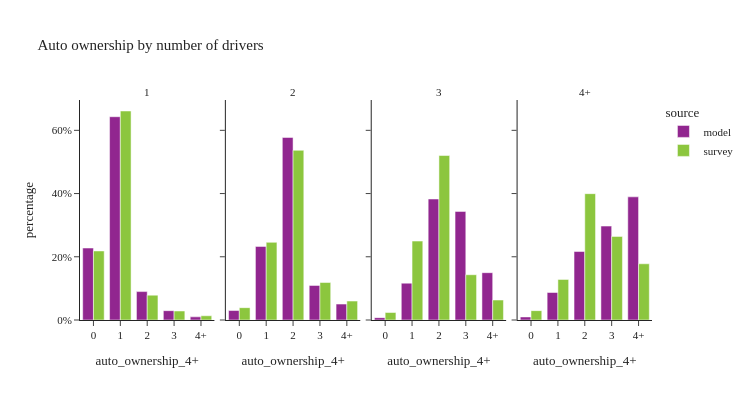

The code cell stored with this chart in its notebook:
### Code cell
util.plot_share_facetbar(hh_data.loc[hh_data['num_drivers_4+']!="0"], 'hh_weight', share_col="auto_ownership_4+", title="Auto ownership by number of drivers", 
                            facet_col="num_drivers_4+", facet_col_wrap=4, height=400, orientation='v')

### Figure 1 — Plotly figure (JSON) as saved in the notebook; plotly's stock layout.template omitted (floating-point values rounded to 4 significant figures)
{"data": [{"alignmentgroup": "True", "customdata": [[119370], [337187], [47124], [15472], [5188]], "hovertemplate": "source=model<br>num_drivers_4+=1<br>auto_ownership_4+=%{x}<br>percentage=%{y}<br>sample_size=%{customdata[0]}<extra></extra>", "legendgroup": "model", "marker": {"color": "#91268F", "pattern": {"shape": ""}}, "name": "model", "offsetgroup": "model", "orientation": "v", "showlegend": true, "textposition": "auto", "type": "bar", "x": ["0", "1", "2", "3", "4+"], "xaxis": "x", "y": [0.2277, 0.6431, 0.08987, 0.02951, 0.009894], "yaxis": "y"}, {"alignmentgroup": "True", "customdata": [[25620], [199008], [493742], [93519], [43029]], "hovertemplate": "source=model<br>num_drivers_4+=2<br>auto_ownership_4+=%{x}<br>percentage=%{y}<br>sample_size=%{customdata[0]}<extra></extra>", "legendgroup": "model", "marker": {"color": "#91268F", "pattern": {"shape": ""}}, "name": "model", "offsetgroup": "model", "orientation": "v", "showlegend": false, "textposition": "auto", "type": "bar", "x": ["0", "1", "2", "3", "4+"], "xaxis": "x2", "y": [0.02997, 0.2328, 0.5775, 0.1094, 0.05033], "yaxis": "y2"}, {"alignmentgroup": "True", "customdata": [[1555], [24217], [79561], [71394], [31111]], "hovertemplate": "source=model<br>num_drivers_4+=3<br>auto_ownership_4+=%{x}<br>percentage=%{y}<br>sample_size=%{customdata[0]}<extra></extra>", "legendgroup": "model", "marker": {"color": "#91268F", "pattern": {"shape": ""}}, "name": "model", "offsetgroup": "model", "orientation": "v", "showlegend": false, "textposition": "auto", "type": "bar", "x": ["0", "1", "2", "3", "4+"], "xaxis": "x3", "y": [0.007482, 0.1165, 0.3828, 0.3435, 0.1497], "yaxis": "y3"}, {"alignmentgroup": "True", "customdata": [[1439], [12941], [32231], [44195], [57959]], "hovertemplate": "source=model<br>num_drivers_4+=4+<br>auto_ownership_4+=%{x}<br>percentage=%{y}<br>sample_size=%{customdata[0]}<extra></extra>", "legendgroup": "model", "marker": {"color": "#91268F", "pattern": {"shape": ""}}, "name": "model", "offsetgroup": "model", "orientation": "v", "showlegend": false, "textposition": "auto", "type": "bar", "x": ["0", "1", "2", "3", "4+"], "xaxis": "x4", "y": [0.009673, 0.08699, 0.2167, 0.2971, 0.3896], "yaxis": "y4"}, {"alignmentgroup": "True", "customdata": [[501], [945], [112], [24], [13]], "hovertemplate": "source=survey<br>num_drivers_4+=1<br>auto_ownership_4+=%{x}<br>percentage=%{y}<br>sample_size=%{customdata[0]}<extra></extra>", "legendgroup": "survey", "marker": {"color": "#8CC63E", "pattern": {"shape": ""}}, "name": "survey", "offsetgroup": "survey", "orientation": "v", "showlegend": true, "textposition": "auto", "type": "bar", "x": ["0", "1", "2", "3", "4+"], "xaxis": "x", "y": [0.2184, 0.6612, 0.0786, 0.02843, 0.01337], "yaxis": "y"}, {"alignmentgroup": "True", "customdata": [[112], [518], [591], [126], [48]], "hovertemplate": "source=survey<br>num_drivers_4+=2<br>auto_ownership_4+=%{x}<br>percentage=%{y}<br>sample_size=%{customdata[0]}<extra></extra>", "legendgroup": "survey", "marker": {"color": "#8CC63E", "pattern": {"shape": ""}}, "name": "survey", "offsetgroup": "survey", "orientation": "v", "showlegend": false, "textposition": "auto", "type": "bar", "x": ["0", "1", "2", "3", "4+"], "xaxis": "x2", "y": [0.03902, 0.2457, 0.5368, 0.1186, 0.05989], "yaxis": "y2"}, {"alignmentgroup": "True", "customdata": [[12], [120], [182], [61], [23]], "hovertemplate": "source=survey<br>num_drivers_4+=3<br>auto_ownership_4+=%{x}<br>percentage=%{y}<br>sample_size=%{customdata[0]}<extra></extra>", "legendgroup": "survey", "marker": {"color": "#8CC63E", "pattern": {"shape": ""}}, "name": "survey", "offsetgroup": "survey", "orientation": "v", "showlegend": false, "textposition": "auto", "type": "bar", "x": ["0", "1", "2", "3", "4+"], "xaxis": "x3", "y": [0.02362, 0.2496, 0.5203, 0.1432, 0.06316], "yaxis": "y3"}, {"alignmentgroup": "True", "customdata": [[11], [94], [196], [70], [43]], "hovertemplate": "source=survey<br>num_drivers_4+=4+<br>auto_ownership_4+=%{x}<br>percentage=%{y}<br>sample_size=%{customdata[0]}<extra></extra>", "legendgroup": "survey", "marker": {"color": "#8CC63E", "pattern": {"shape": ""}}, "name": "survey", "offsetgroup": "survey", "orientation": "v", "showlegend": false, "textposition": "auto", "type": "bar", "x": ["0", "1", "2", "3", "4+"], "xaxis": "x4", "y": [0.02963, 0.1284, 0.3997, 0.2644, 0.1778], "yaxis": "y4"}], "layout": {"annotations": [{"font": {}, "showarrow": false, "text": "1", "x": 0.1175, "xanchor": "center", "xref": "paper", "y": 1.0, "yanchor": "bottom", "yref": "paper"}, {"font": {}, "showarrow": false, "text": "2", "x": 0.3725, "xanchor": "center", "xref": "paper", "y": 1.0, "yanchor": "bottom", "yref": "paper"}, {"font": {}, "showarrow": false, "text": "3", "x": 0.6275, "xanchor": "center", "xref": "paper", "y": 1.0, "yanchor": "bottom", "yref": "paper"}, {"font": {}, "showarrow": false, "text": "4+", "x": 0.8825, "xanchor": "center", "xref": "paper", "y": 1.0, "yanchor": "bottom", "yref": "paper"}], "barmode": "group", "height": 400, "legend": {"title": {"text": "source"}, "tracegroupgap": 0}, "title": {"text": "Auto ownership by number of drivers"}, "width": 750, "xaxis": {"anchor": "y", "domain": [0.0, 0.235], "title": {"text": "auto_ownership_4+"}}, "xaxis2": {"anchor": "y2", "domain": [0.255, 0.49], "matches": "x", "title": {"text": "auto_ownership_4+"}}, "xaxis3": {"anchor": "y3", "domain": [0.51, 0.745], "matches": "x", "title": {"text": "auto_ownership_4+"}}, "xaxis4": {"anchor": "y4", "domain": [0.765, 1.0], "matches": "x", "title": {"text": "auto_ownership_4+"}}, "yaxis": {"anchor": "x", "domain": [0.0, 1.0], "tickformat": ".0%", "title": {"text": "percentage"}}, "yaxis2": {"anchor": "x2", "domain": [0.0, 1.0], "matches": "y", "showticklabels": false, "tickformat": ".0%"}, "yaxis3": {"anchor": "x3", "domain": [0.0, 1.0], "matches": "y", "showticklabels": false, "tickformat": ".0%"}, "yaxis4": {"anchor": "x4", "domain": [0.0, 1.0], "matches": "y", "showticklabels": false, "tickformat": ".0%"}}}
